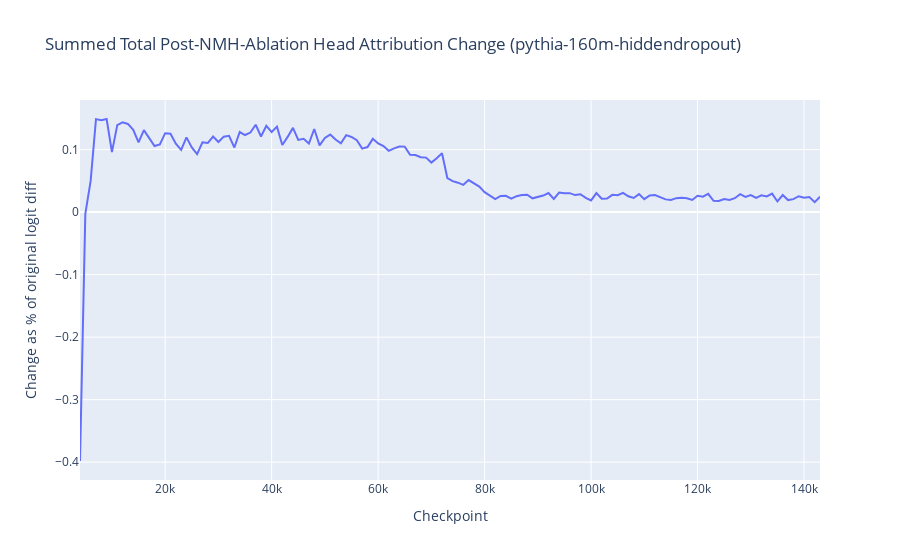

Here is the notebook cell this chart was saved with:
### Code cell
# plot total_head_deltas
fig = px.line(
    x=list(summed_total_head_deltas.keys()), 
    y=list(summed_total_head_deltas.values()), 
    title=f"Summed Total Post-NMH-Ablation Head Attribution Change ({MODEL_TO_VIEW})",
    labels={'x': 'Checkpoint', 'y': 'Change as % of original logit diff'}
)

fig.show()

### Figure 1 — Plotly figure (JSON) as saved in the notebook; plotly's stock layout.template omitted (floating-point values rounded to 4 significant figures; data arrays with more than 128 entries replaced by an {"elided": "..."} marker saying what was removed)
{"data": [{"hovertemplate": "Checkpoint=%{x}<br>Change as % of original logit diff=%{y}<extra></extra>", "legendgroup": "", "line": {"color": "#636efa", "dash": "solid"}, "marker": {"symbol": "circle"}, "mode": "lines", "name": "", "orientation": "v", "showlegend": false, "type": "scatter", "x": {"elided": "140 int values"}, "xaxis": "x", "y": {"elided": "140 float values"}, "yaxis": "y"}], "layout": {"legend": {"tracegroupgap": 0}, "title": {"text": "Summed Total Post-NMH-Ablation Head Attribution Change (pythia-160m-hiddendropout)"}, "xaxis": {"anchor": "y", "domain": [0, 1], "title": {"text": "Checkpoint"}}, "yaxis": {"anchor": "x", "domain": [0, 1], "title": {"text": "Change as % of original logit diff"}}}}
